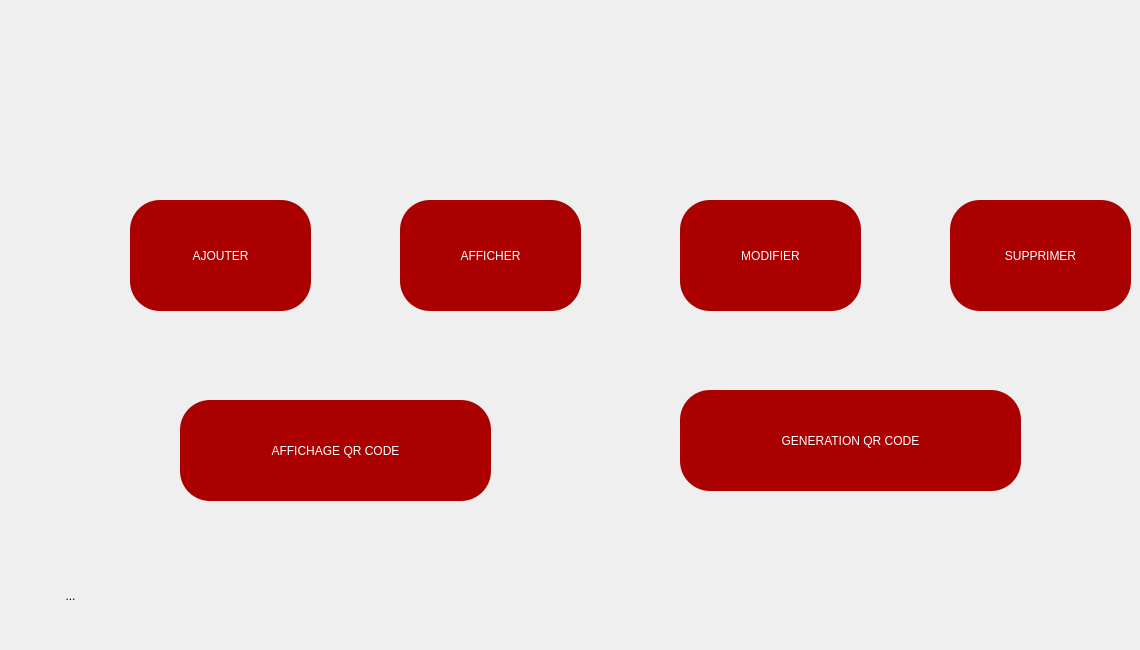
   <widget class="QWidget" name="produit">
    <property name="locale">
     <locale language="French" country="France"/>
    </property>
    <widget class="QToolButton" name="ajouterp_2">
     <property name="geometry">
      <rect>
       <x>130</x>
       <y>200</y>
       <width>181</width>
       <height>111</height>
      </rect>
     </property>
     <property name="styleSheet">
      <string notr="true">color: rgb(255, 255, 255);
border-radius: 30px;
background-color: rgb(170, 0, 0);
font: 20pt &quot;MV Boli&quot;;
</string>
     </property>
     <property name="text">
      <string>AJOUTER</string>
     </property>
    </widget>
    <widget class="QToolButton" name="affficherp">
     <property name="geometry">
      <rect>
       <x>400</x>
       <y>200</y>
       <width>181</width>
       <height>111</height>
      </rect>
     </property>
     <property name="styleSheet">
      <string notr="true">color: rgb(255, 255, 255);
border-radius: 30px;
background-color: rgb(170, 0, 0);
font: 20pt &quot;MV Boli&quot;;
</string>
     </property>
     <property name="text">
      <string>AFFICHER</string>
     </property>
    </widget>
    <widget class="QToolButton" name="mofidifierp">
     <property name="geometry">
      <rect>
       <x>680</x>
       <y>200</y>
       <width>181</width>
       <height>111</height>
      </rect>
     </property>
     <property name="styleSheet">
      <string notr="true">color: rgb(255, 255, 255);
border-radius: 30px;
background-color: rgb(170, 0, 0);
font: 20pt &quot;MV Boli&quot;;
</string>
     </property>
     <property name="text">
      <string>MODIFIER</string>
     </property>
    </widget>
    <widget class="QToolButton" name="supprimerp">
     <property name="geometry">
      <rect>
       <x>950</x>
       <y>200</y>
       <width>181</width>
       <height>111</height>
      </rect>
     </property>
     <property name="styleSheet">
      <string notr="true">color: rgb(255, 255, 255);
border-radius: 30px;
background-color: rgb(170, 0, 0);
font: 20pt &quot;MV Boli&quot;;
</string>
     </property>
     <property name="text">
      <string>SUPPRIMER</string>
     </property>
    </widget>
    <widget class="QToolButton" name="qrcode">
     <property name="geometry">
      <rect>
       <x>180</x>
       <y>400</y>
       <width>311</width>
       <height>101</height>
      </rect>
     </property>
     <property name="styleSheet">
      <string notr="true">color: rgb(255, 255, 255);
border-radius: 30px;
background-color: rgb(170, 0, 0);
font: 20pt &quot;MV Boli&quot;;
</string>
     </property>
     <property name="text">
      <string>AFFICHAGE QR CODE</string>
     </property>
    </widget>
    <widget class="QToolButton" name="toolButton_5">
     <property name="geometry">
      <rect>
       <x>20</x>
       <y>550</y>
       <width>101</width>
       <height>91</height>
      </rect>
     </property>
     <property name="text">
      <string>...</string>
     </property>
     <property name="icon">
      <iconset>
       <normaloff>:/img/rs/retour.png</normaloff>:/img/rs/retour.png</iconset>
     </property>
     <property name="iconSize">
      <size>
       <width>65</width>
       <height>65</height>
      </size>
     </property>
     <property name="autoRaise">
      <bool>true</bool>
     </property>
    </widget>
    <widget class="QPushButton" name="pushButton_6">
     <property name="geometry">
      <rect>
       <x>680</x>
       <y>390</y>
       <width>341</width>
       <height>101</height>
      </rect>
     </property>
     <property name="styleSheet">
      <string notr="true">color: rgb(255, 255, 255);
border-radius: 30px;
background-color: rgb(170, 0, 0);
font: 20pt &quot;MV Boli&quot;;
</string>
     </property>
     <property name="text">
      <string>GENERATION QR CODE</string>
     </property>
    </widget>
   </widget>
